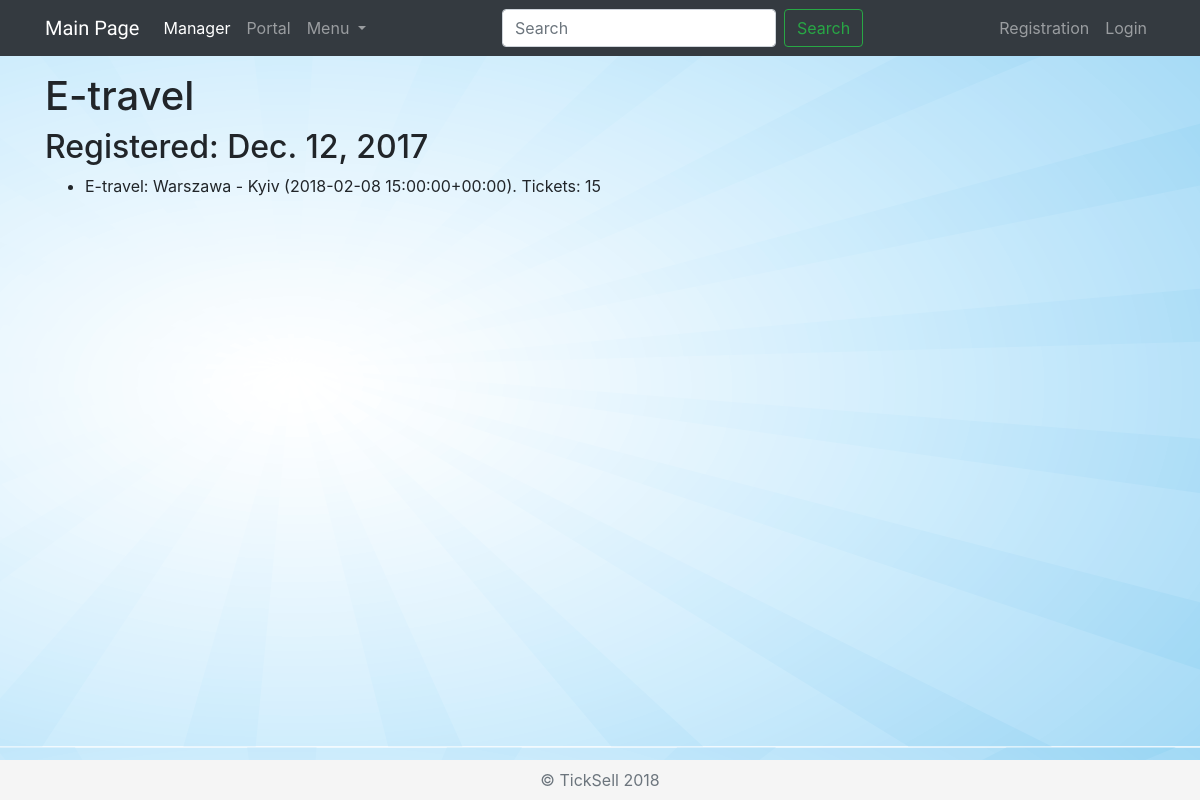
The page /manager/carriers/11/ on the database its author committed.
### manager/models.py (models this page shows, shortened)
class Carrier(models.Model):
    name = models.CharField(max_length=500)
    register_date = models.DateField()
    agreement = models.FileField(null=True, blank=True, default=None)
    def __str__(self):
        return self.name

class Trip(models.Model):
    carrier = models.ForeignKey(Carrier, on_delete=models.CASCADE)
    departure_city = models.CharField(max_length=100)
    arrive_city = models.CharField(max_length=100)
    date = models.DateTimeField()
    quantity = models.IntegerField(default=0)
    def __str__(self):
        return str(self.carrier) + ': ' + str(self.departure_city) + ' - ' + str(self.arrive_city) \
               + ' (' + str(self.date) + '). Tickets: ' + str(self.quantity)

### manager/views.py (the view)
# urls.py: url(r'^carriers/(?P<pk>[0-9]+)/$', views.DetailCarrierView.as_view(), name='carrier_detail'),
class DetailCarrierView(generic.DetailView):
    model = Carrier
    template_name = 'carriers/detail.html'

### manager/templates/carriers/detail.html (shortened to what this page needs)
{% extends "layouts/master.html" %}
{% block nav_active %}active{% endblock %}
{% block content %}
    <h1>{{carrier.name}}</h1>
    <h2>Registered: {{carrier.register_date}}</h2>
    {% if carrier.trip_set.all %}
        <ul>
            {% for trip in carrier.trip_set.all %}
                <li>{{trip}}</li>
            {% endfor %}
        </ul>
    {% else %}
        <h2>Carrier does not have trips</h2>
    {% endif %}
{% endblock %}

### manager/static/manager/style.css (style rules this page uses)
body { background: white url("images/background1.png"); }

### rows shown on the page
Carrier: name "E-travel", register_date "Dec. 12, 2017"
Trip: carrier+departure_city+arrive_city "E-travel: Warszawa - Kyiv (2018-02-08 15:00:00+00:00). Tickets: 15"
